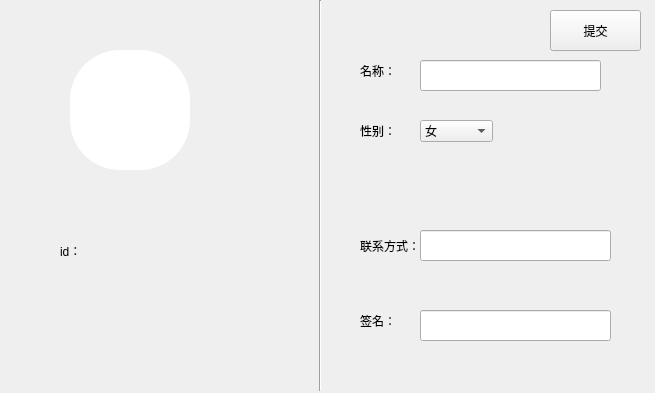
<?xml version="1.0" encoding="UTF-8"?>
<ui version="4.0">
 <class>UserInfo</class>
 <widget class="QWidget" name="UserInfo">
  <property name="geometry">
   <rect>
    <x>0</x>
    <y>0</y>
    <width>655</width>
    <height>393</height>
   </rect>
  </property>
  <property name="windowTitle">
   <string>Form</string>
  </property>
  <widget class="QWidget" name="widget" native="true">
   <property name="geometry">
    <rect>
     <x>20</x>
     <y>10</y>
     <width>291</width>
     <height>391</height>
    </rect>
   </property>
   <widget class="QPushButton" name="pushButton_ava">
    <property name="geometry">
     <rect>
      <x>50</x>
      <y>40</y>
      <width>120</width>
      <height>120</height>
     </rect>
    </property>
    <property name="styleSheet">
     <string notr="true">QPushButton {
    border-radius: 50%; /* 设置圆角半径，可以根据需要调整 */
    background-color: white; /* 设置按钮背景颜色 */

}
</string>
    </property>
    <property name="text">
     <string/>
    </property>
   </widget>
   <widget class="QLabel" name="label_id">
    <property name="geometry">
     <rect>
      <x>40</x>
      <y>220</y>
      <width>231</width>
      <height>41</height>
     </rect>
    </property>
    <property name="text">
     <string>id：</string>
    </property>
   </widget>
  </widget>
  <widget class="QWidget" name="widget_2" native="true">
   <property name="geometry">
    <rect>
     <x>320</x>
     <y>10</y>
     <width>321</width>
     <height>391</height>
    </rect>
   </property>
   <widget class="QLabel" name="label_sex">
    <property name="geometry">
     <rect>
      <x>40</x>
      <y>100</y>
      <width>41</width>
      <height>41</height>
     </rect>
    </property>
    <property name="text">
     <string>性别：</string>
    </property>
   </widget>
   <widget class="QPushButton" name="pushButton_submit">
    <property name="geometry">
     <rect>
      <x>230</x>
      <y>0</y>
      <width>91</width>
      <height>41</height>
     </rect>
    </property>
    <property name="text">
     <string>提交</string>
    </property>
   </widget>
   <widget class="QLabel" name="label_tele">
    <property name="geometry">
     <rect>
      <x>40</x>
      <y>220</y>
      <width>61</width>
      <height>31</height>
     </rect>
    </property>
    <property name="text">
     <string>联系方式：</string>
    </property>
   </widget>
   <widget class="QComboBox" name="comboBox">
    <property name="geometry">
     <rect>
      <x>100</x>
      <y>110</y>
      <width>73</width>
      <height>22</height>
     </rect>
    </property>
    <item>
     <property name="text">
      <string>女</string>
     </property>
    </item>
    <item>
     <property name="text">
      <string>男</string>
     </property>
    </item>
   </widget>
   <widget class="QLineEdit" name="lineEdit_tele">
    <property name="geometry">
     <rect>
      <x>100</x>
      <y>220</y>
      <width>191</width>
      <height>31</height>
     </rect>
    </property>
   </widget>
   <widget class="QLabel" name="label_sign">
    <property name="geometry">
     <rect>
      <x>40</x>
      <y>290</y>
      <width>41</width>
      <height>41</height>
     </rect>
    </property>
    <property name="text">
     <string>签名：</string>
    </property>
   </widget>
   <widget class="QLabel" name="label_name">
    <property name="geometry">
     <rect>
      <x>40</x>
      <y>40</y>
      <width>41</width>
      <height>41</height>
     </rect>
    </property>
    <property name="text">
     <string>名称：</string>
    </property>
   </widget>
   <widget class="QLineEdit" name="lineEdit_sign">
    <property name="geometry">
     <rect>
      <x>100</x>
      <y>300</y>
      <width>191</width>
      <height>31</height>
     </rect>
    </property>
   </widget>
   <widget class="QLineEdit" name="lineEdit_name">
    <property name="geometry">
     <rect>
      <x>100</x>
      <y>50</y>
      <width>181</width>
      <height>31</height>
     </rect>
    </property>
   </widget>
   <widget class="Line" name="line">
    <property name="geometry">
     <rect>
      <x>-17</x>
      <y>10</y>
      <width>20</width>
      <height>61</height>
     </rect>
    </property>
    <property name="orientation">
     <enum>Qt::Vertical</enum>
    </property>
   </widget>
  </widget>
  <widget class="QLabel" name="label">
   <property name="geometry">
    <rect>
     <x>-230</x>
     <y>-120</y>
     <width>891</width>
     <height>521</height>
    </rect>
   </property>
   <property name="text">
    <string>&lt;html&gt;&lt;head/&gt;&lt;body&gt;&lt;p&gt;&lt;img src=&quot;:/res/bg/white.jpg&quot;/&gt;&lt;/p&gt;&lt;/body&gt;&lt;/html&gt;</string>
   </property>
  </widget>
  <widget class="Line" name="line_2">
   <property name="geometry">
    <rect>
     <x>310</x>
     <y>0</y>
     <width>20</width>
     <height>391</height>
    </rect>
   </property>
   <property name="orientation">
    <enum>Qt::Vertical</enum>
   </property>
  </widget>
  <zorder>label</zorder>
  <zorder>widget</zorder>
  <zorder>widget_2</zorder>
  <zorder>line_2</zorder>
 </widget>
 <resources/>
 <connections/>
</ui>
